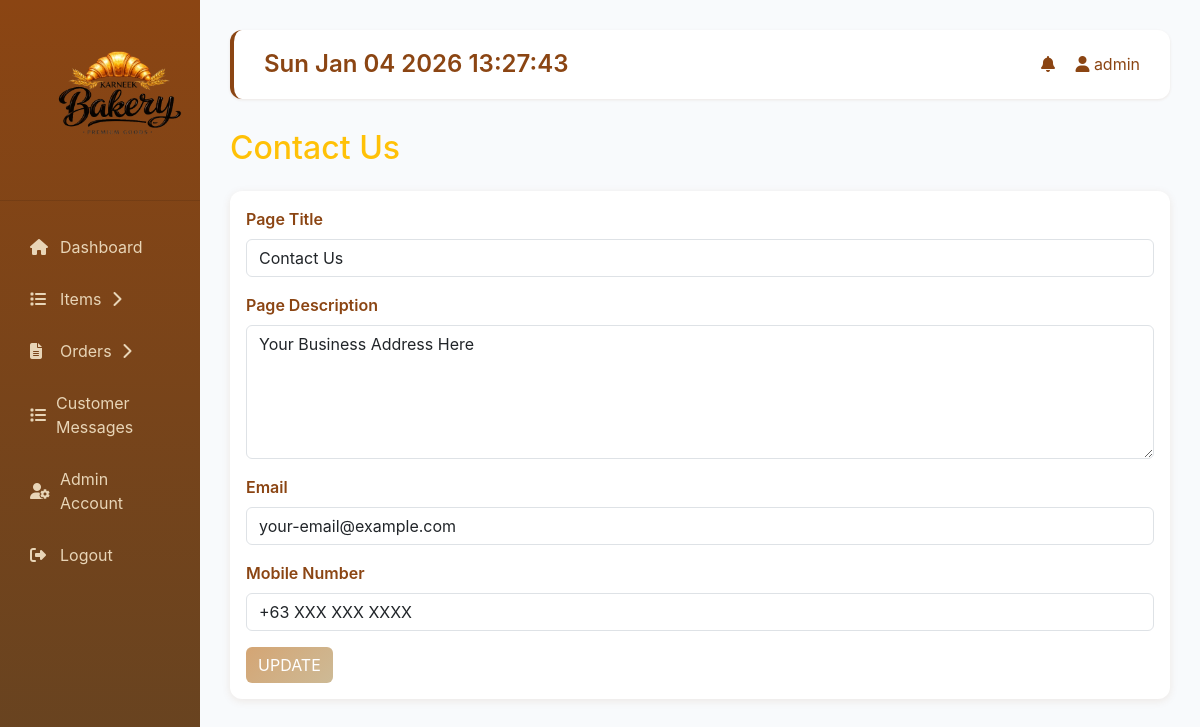
/backend/admin/contactus.php (signed in), run on the app's committed database.
### tables this page shows
CREATE TABLE IF NOT EXISTS pages (
    pageID INT AUTO_INCREMENT PRIMARY KEY,
    pageTitle VARCHAR(255) NOT NULL,
    pageDescription TEXT,
    email VARCHAR(255),
    mobileNumber VARCHAR(20),
    pageType VARCHAR(50) UNIQUE NOT NULL
);

### backend/connect.php (called while the page is built, shortened)
<?php
  function executePreparedQuery($query, $types = "", $params = []){
    $conn = $GLOBALS['conn'];
    try {
      $stmt = $conn->prepare($query);
    } catch (mysqli_sql_exception $e) {
      $GLOBALS['db_last_error'] = $e->getMessage();
      error_log("Prepare failed: " . $e->getMessage());
      return false;
    }
    if(!empty($params)){
      $stmt->bind_param($types, ...$params);
    }
    if(!$stmt->execute()){
      $GLOBALS['db_last_error'] = $stmt->error;
      error_log("Execute failed: " . $stmt->error);
      $stmt->close();
      return false;
    }
    $result = $stmt->get_result();
    return $result;
  }
?>

### backend/admin/contactus.php (the view, shortened to what this page needs)
<?php
include(__DIR__ . "/includes/header.php");
$query = "SELECT * FROM pages WHERE pageType = ?";
$result = executePreparedQuery($query, "s", ['contactus']);
$page = mysqli_fetch_assoc($result);
?>
<h2 class="mb-4 text-warning">Contact Us</h2>
<div class="card">
  <div class="card-body">
    <form method="POST">
      <div class="mb-3">
        <label class="form-label">Page Title</label>
        <input type="text" class="form-control" name="pageTitle" value="<?php echo $page['pageTitle']; ?>" required>
      </div>
      <div class="mb-3">
        <label class="form-label">Page Description</label>
        <textarea class="form-control" name="pageDescription" rows="5" required><?php echo $page['pageDescription']; ?></textarea>
      </div>
      <div class="mb-3">
        <label class="form-label">Email</label>
        <input type="email" class="form-control" name="email" value="<?php echo $page['email']; ?>" required>
      </div>
      <div class="mb-3">
        <label class="form-label">Mobile Number</label>
        <input type="text" class="form-control" name="mobileNumber" value="<?php echo $page['mobileNumber']; ?>" required>
      </div>
      <button type="submit" class="btn btn-warning">UPDATE</button>
    </form>
  </div>
</div>
<?php include(__DIR__ . "/includes/footer.php"); ?>

### frontend/css/admin-style.css (style rules this page uses)
:root { --brown-primary: #8B4513; --brown-dark: #654321; --brown-light: #D4A574; --brown-lighter: #E8D5B7; --brown-accent: #CDBA96; }
body { background-color: #faf9f7; font-family: -apple-system, BlinkMacSystemFont, 'Segoe UI', Roboto, 'Helvetica Neue', Arial, sans-serif; }
.btn-warning { background: linear-gradient(135deg, var(--brown-light), var(--brown-accent)); border: none; color: #fff; transition: all 0.3s ease; }
.card { border: none; box-shadow: 0 2px 8px rgba(139, 69, 19, 0.1); border-radius: 12px; }
.form-label { color: var(--brown-primary); font-weight: 600; }

### data on the page
pages: pageTitle "Contact Us", pageDescription "Your Business Address Here", email "your-email@example.com", mobileNumber "+63 XXX XXX XXXX"

### other printed values
$_SESSION['adminUsername'] "admin"
